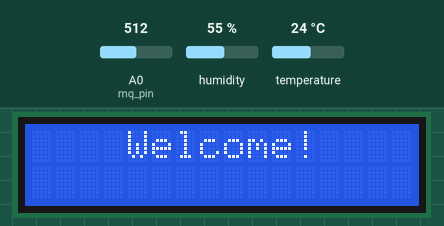
Simulated run of this sketch. Board: ESP8266 (NodeMCU). Shown: 16×2 character LCD. Inputs (shaded band) come from the test bench; at power-on: A0 (mq_pin) = 512, humidity 55 %, temperature 24 °C. WiFi joins after 1.5 s; servers stay silent unless stated; what the sketch prints to the serial monitor is not drawn.

Above: at 0.1 s.
At 7.1 s:
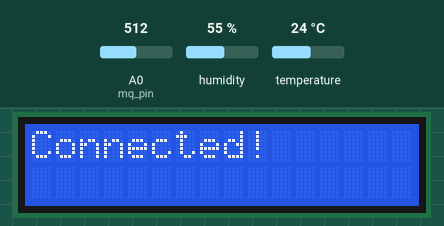
At 10.1 s:
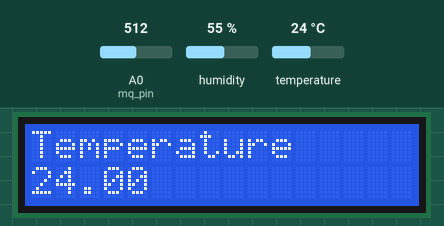
At 13.1 s:
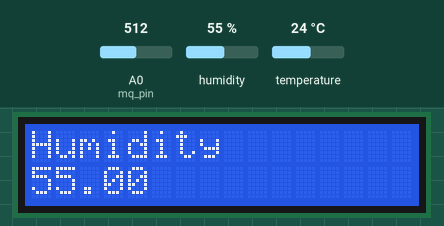
At 34.5 s:
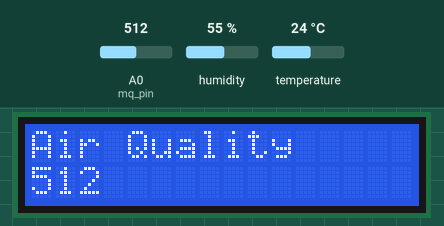

The sketch:

main.ino
```cpp
#include <DHT.h>
#include <LiquidCrystal.h>
#include <ESP8266WiFi.h>
#include "secret.h"
#define dht_pin D0
#define mq_pin A0
#include "ThingSpeak.h"

char ssid[] = SECRET_SSID;
char pass[] = SECRET_PASS;

WiFiClient  client;

const char * myWriteAPIKey = SECRET_WRITE_APIKEY;
unsigned long myChannelNumber = SECRET_CH_ID_COUNTER;

const int RS = D2, EN = D3, d4 = D5, d5 = D6, d6 = D7, d7 = D8;
LiquidCrystal lcd(RS, EN, d4, d5, d6, d7);

DHT dht;

void setup()
{
  Serial.begin(115200); // Initialize serial
  while (!Serial) {
    ;
  }
  WiFi.mode(WIFI_STA);
  ThingSpeak.begin(client); // Initialize ThingSpeak
  dht.setup(dht_pin); // Initialize DHT11
  lcd.begin(16, 2); // Initialize LCD

  Serial.println();
  Serial.println("Status\tHumidity (%)\tTemperature (C)\t(F) \tAir Quality(PPM)");

  //prints welcome msg
  lcd.setCursor(4, 0);
  lcd.print("Welcome!");
  delay(2000);
  lcd.clear();
  WiFi.begin(ssid, pass);

    // Connect or reconnect to WiFi
  while(WiFi.status() != WL_CONNECTED){
    Serial.print("Attempting to connect to SSID: ");
    Serial.println(SECRET_SSID);
    Serial.print(".");
      lcd.print("Connecting...");
      delay(5000);
  }
    Serial.println("\nConnected.");
    lcd.clear();
    lcd.print("Connected!");
    delay(1000);
    lcd.clear();


}

void loop()
{
  delay(dht.getMinimumSamplingPeriod()); /* Delay of amount equal to sampling period */
  float humidity = dht.getHumidity();/* Get humidity value */
  float temperature = dht.getTemperature();/* Get temperature value */
  int air_quality = analogRead(mq_pin); /* Get air quality value */

  // print values on the serial monitor
  Serial.print(dht.getStatusString());/* Print status of communication */
  Serial.print("\t");
  Serial.print(humidity, 1);
  Serial.print("\t\t");
  Serial.print(temperature, 1);
  Serial.print("\t\t");
  Serial.print(dht.toFahrenheit(temperature), 1);/* Convert temperature to Fahrenheit units */
  Serial.print("\t\t");
  Serial.print(air_quality, 1);
  Serial.print("\t");

  lcd.clear();
  lcd.setCursor(0,0);
  lcd.print("Temperature");
  lcd.setCursor(0,1);
  lcd.print(temperature);
  delay(3000);
  lcd.clear();

  lcd.setCursor(0,0);
  lcd.print("Humidity");
  lcd.setCursor(0,1);
  lcd.print(humidity);
  delay(3000);
  lcd.clear();

  lcd.setCursor(0,0);
  lcd.print("Air Quality");
  lcd.setCursor(0,1);
  lcd.print(air_quality);

  // set the fields with the values
  ThingSpeak.setField(1, temperature);
  ThingSpeak.setField(2, humidity);
  ThingSpeak.setField(3, air_quality);

  int x = ThingSpeak.writeFields(myChannelNumber, myWriteAPIKey);
  if(x == 200){
    Serial.print("Channel update successful.");
    }
  else{
    Serial.println("Problem updating channel. HTTP error code " + String(x));
    }

  delay(10000); // Wait 10 seconds to update the channel again
  Serial.println(" ");
}
```

Measured:
- what the display in image 1 shows lasts 1.0 s, from 7.1 s to 8.1 s
- what the display in image 2 shows lasts 3.0 s, from 10.1 s to 13.1 s
